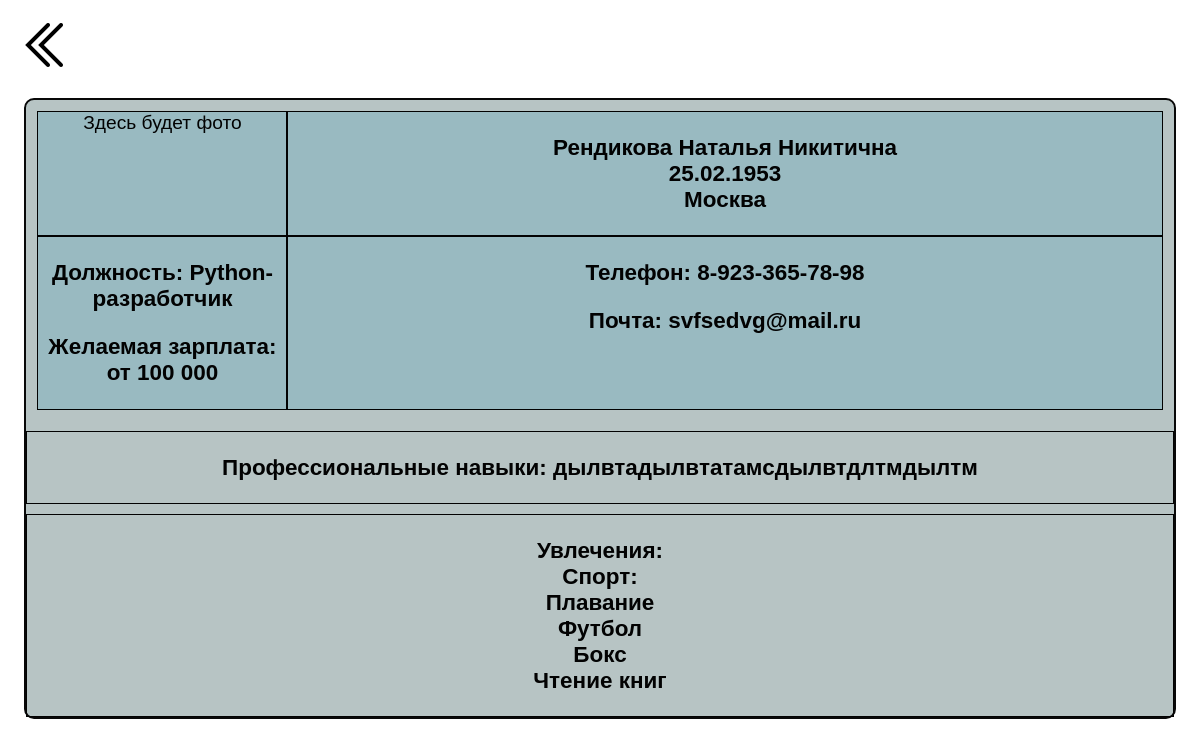
The app's page /hanter/rendikova-n with its own data.
### main/models.py (models this page shows, shortened)
class Resume(models.Model):
    name = models.CharField(max_length=255)
    slug = models.SlugField(max_length=255, db_index=True, unique=True)
    date = models.CharField(max_length=255)
    city = models.CharField(max_length=255)
    telephon_number = models.CharField(max_length=255)
    emeil = models.EmailField()
    profession = models.CharField(max_length=255)
    payment = models.CharField(max_length=255)
    competencies = models.TextField()
    time_create = models.DateTimeField(auto_now_add=True)
    time_update = models.DateTimeField(auto_now=True)
    is_published = models.BooleanField(default=True)
    cat = models.ForeignKey('Categories', on_delete=models.PROTECT)
    photo = models.ImageField(upload_to="photos/%Y/%m/%d/", default=None, blank=True, null=True, verbose_name="Фото")
    class Meta:
        verbose_name = 'Резюме'
        verbose_name_plural = 'Резюме'

### main/views.py (the view)
# urls.py: path('hanter/<slug:h_slug>', views.hanter, name='hanter'),
def hanter(request, h_slug):
    post = get_object_or_404(Resume, slug=h_slug)
    return render(request, 'main/hanter.html', {'post': post})

### main/templates/main/hanter.html (shortened to what this page needs)
{% load static %}
<!DOCTYPE html>
<html lang="en">
<head>
    <link type="text/css" href="{% static 'main/css/style.css' %}" rel="stylesheet" />
</head>
<body>
    <a href="{% url 'home' %}"><img class="back" src="{% static 'main/images/icons8-двойная-стрелка-влево-50.png' %}" width="50" height="50" alt="" ></a>
    <div class="grid_content">
        <div class="hed">
            <div class="block">
                {% if post.photo %}
                    <img src="{{post.photo.url}}" alt="">
                {% else %}
                Здесь будет фото
                {% endif %}
            </div>
            <div class="block">
                <h3>
                    {{post.name}}
                    <br>
                    {{post.date}}
                    <br>
                    {{post.city}}
                </h3>
            </div>
            <div class="block">
                <h3>Должность: {{post.profession}}</h3>
                <h3>Желаемая зарплата: от {{post.payment}}</h3>
            </div>
            <div class="block">
                <h3>Телефон: {{post.telephon_number}}</h3>
                <h3>Почта: {{post.emeil}}</h3>
            </div>
        </div>
        <div class="block">
            <h3>
            Профессиональные навыки:
            {{post.competencies|safe}}
            </h3>
        </div>
        <div class="block">
            <h3>
                Увлечения:
                <br>
                Спорт:
                <br>
                Плавание
                <br>
                Футбол
                <br>
                Бокс
                <br>
                Чтение книг
            </h3>
        </div>
    </div>
</body>
</html>

### main/static/main/css/style.css (style rules this page uses)
html, body { font-family: 'Arial'; margin: 0; padding: 0; height: 100%; width: 100%; color: #020202; }
.grid_content { display: grid; grid-template-columns: 1fr; grid-template-rows: repeat(3, auto); border: 2px solid rgb(8, 8, 8); border-radius: 10px; margin: 2%; grid-gap: 10px; background-color: rgb(183, 196, 196); }
img { width: 100%; height: 100%; }
@media (max-width: 1300px) { .hed { display: grid; grid-template-columns: 250px 1fr; background-color: rgb(153 186 193); margin: 1%; } }
.block { border: 1px solid; margin-top: 10; text-align: center; font-size: larger; }
.back { width: 50px; height: 50px; margin-top: 20px; margin-left: 20px; }

### records on screen
Resume: name "Рендикова Наталья Никитична", date "25.02.1953", city "Москва", profession "Python-разработчик", payment "100 000", telephon_number "8-923-365-78-98", emeil "svfsedvg@mail.ru", competencies "дылвтадылвтатамсдылвтдлтмдылтм"
